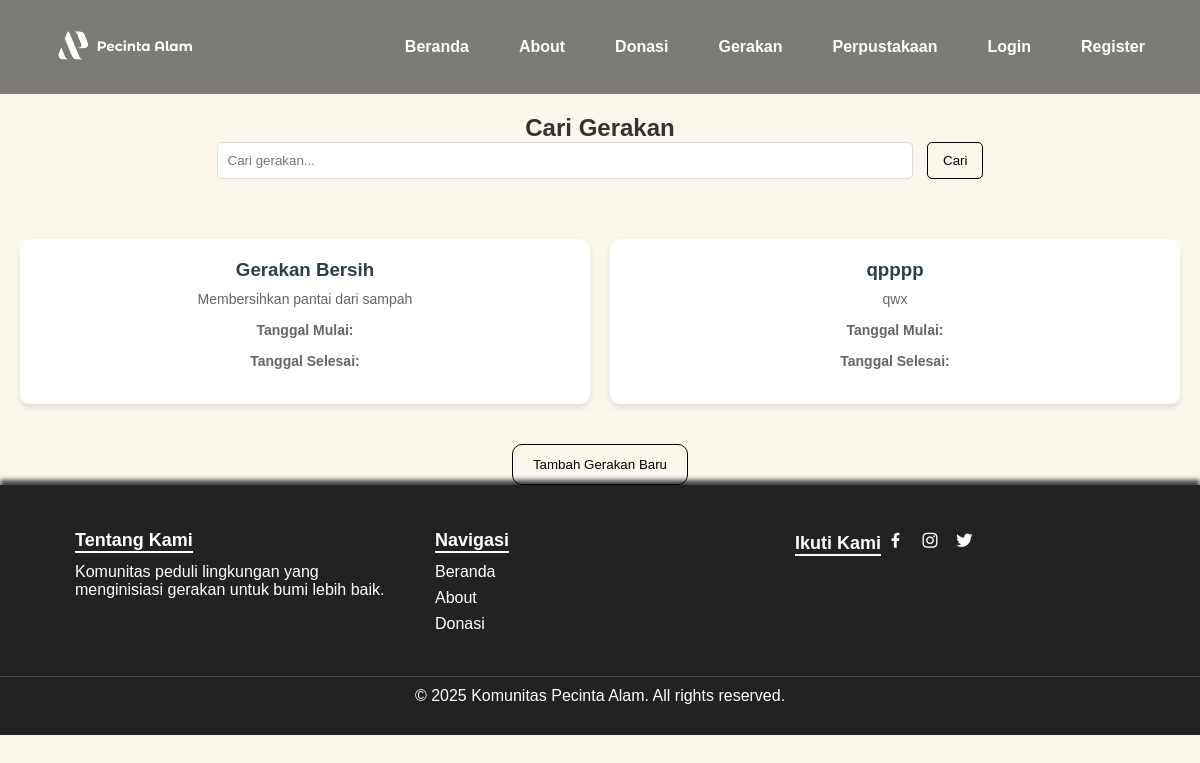
Screenshot of /pages/gerakan.php with the database file from the repository.
### tables this page shows
CREATE TABLE `gerakan` (
  `id_gerakan` int(11) NOT NULL,
  `judul_gerakan` varchar(200) NOT NULL,
  `deskripsi` text DEFAULT NULL,
  `tanggal_mulai` date DEFAULT NULL,
  `tanggal_selesai` date DEFAULT NULL,
  `id_kolaborator` int(11) DEFAULT NULL,
  `lokasi` varchar(100) DEFAULT NULL
);

### pages/gerakan.php (the view, shortened to what this page needs)
<?php
include '../config/db.php';
$search_query = "";
if (isset($_POST['search'])) {
    $search_query = trim($_POST['search']);
    $query = "SELECT id_gerakan, judul_gerakan, deskripsi, tanggal_mulai, tanggal_selesai FROM gerakan
              WHERE (judul_gerakan LIKE ? OR deskripsi LIKE ?)
              AND (tanggal_selesai IS NULL OR tanggal_selesai >= CURDATE())";
    $stmt = $conn->prepare($query);
    $search_term = "%" . $search_query . "%";
    $stmt->bind_param("ss", $search_term, $search_term);
} else {
    $query = "SELECT id_gerakan, judul_gerakan, deskripsi, tanggal_mulai, tanggal_selesai FROM gerakan
              WHERE tanggal_selesai IS NULL OR tanggal_selesai >= CURDATE()";
    $stmt = $conn->prepare($query);
}
$stmt->execute();
$result = $stmt->get_result();
?>
<!DOCTYPE html>
<html lang="id">
<head>
    <link rel="stylesheet" href="../assets/css/gerakan.css">
    <link href='https://unpkg.com/boxicons@2.1.4/css/boxicons.min.css' rel='stylesheet'>
</head>
<body>
    <header>
        <div class="navbar-container">
            <div class="logo">
                <img src="../assets/images/logo1.png" alt="Logo Komunitas Pecinta Alam">
            </div>
            <nav id="nav-menu" role="navigation" aria-label="Main Navigation">
                <ul>
                    <li><a href="../index.php">Beranda</a></li>
                    <li><a href="about.php">About</a></li>
                    <li><a href="donasi.php">Donasi</a></li>
                    <li><a href="gerakan.php">Gerakan</a></li>
                    <li><a href="perpustakaan.php">Perpustakaan</a></li>
                    <?php if (isset($_SESSION['nama'])): ?>
                        <li class="dropdown">
                            <a href="#" class="dropdown-toggle">
                                <?php echo htmlspecialchars($_SESSION['nama']); ?>
                            </a>
                            <ul class="dropdown-menu">
                                <?php if ($_SESSION['peran'] === 'admin' || $_SESSION['peran'] === 'kolaborator'): ?>
                                    <li><a href="../dashboard/admin/dashboard.php">Dashboard</a></li>
                                <?php else: ?>
                                    <li><a href="../dashboard/user/dashboard.php">Dashboard</a></li>
                                <?php endif; ?>
                                <li><a href="../auth/logout.php">Logout</a></li>
                            </ul>
                        </li>
                    <?php else: ?>
                        <li><a href="../auth/login.php">Login</a></li>
                        <li><a href="../auth/register.php">Register</a></li>
                    <?php endif; ?>
                </ul>
            </nav>
        </div>
    </header>
    <section>
    <div class="gerakan-search">
        <h2>Cari Gerakan</h2>
        <form action="gerakan.php" method="POST">
            <input type="text" name="search" placeholder="Cari gerakan..." value="<?php echo htmlspecialchars($search_query); ?>">
            <button type="submit">Cari</button>
        </form>
    </div>
    <div class="gerakan-list">
        <?php
        if ($result->num_rows > 0) {
            while ($row = $result->fetch_assoc()) {
                echo "<div class='gerakan'>";
                echo "<h3>" . htmlspecialchars($row['judul_gerakan']) . "</h3>";
                echo "<p>" . htmlspecialchars($row['deskripsi']) . "</p>";
                echo "<p><strong>Tanggal Mulai:</strong> " . htmlspecialchars($row['tanggal_mulai']) . "</p>";
                echo "<p><strong>Tanggal Selesai:</strong> " . htmlspecialchars($row['tanggal_selesai']) . "</p>";
                echo "</div>";
            }
        } else {
            echo "<p>Tidak ada gerakan yang tersedia.</p>";
        }
        ?>
    </div>
</section>
    <div class="tambah-gerakan">
        <a href="tambah_gerakan.php"><button>Tambah Gerakan Baru</button></a>
    </div>
    <footer>
        <div class="footer-content">
            <div class="footer-section">
                <h2>Tentang Kami</h2>
                <p>Komunitas peduli lingkungan yang menginisiasi gerakan untuk bumi lebih baik.</p>
            </div>
            <div class="footer-section">
                <h2>Navigasi</h2>
                <ul>
                    <li><a href="../index.php">Beranda</a></li>
                    <li><a href="about.php">About</a></li>
                    <li><a href="donasi.php">Donasi</a></li>
                </ul>
            </div>
            <div class="footer-section socials">
                <h2>Ikuti Kami</h2>
                <a href="#"><i class='bx bxl-facebook'></i></a>
                <a href="#"><i class='bx bxl-instagram'></i></a>
                <a href="#"><i class='bx bxl-twitter'></i></a>
            </div>
        </div>
        <div class="footer-bottom">
            &copy; <?= date('Y') ?> Komunitas Pecinta Alam. All rights reserved.
        </div>
    </footer>
</body>
</html>

### assets/css/gerakan.css (style rules this page uses)
* { margin: 0; padding: 0; box-sizing: border-box; }
body { margin: 0; overflow-x: hidden; font-family: 'League Spartan', sans-serif; background-color: #FCF7ED; color: #333; }
header { background-color: rgba(0, 0, 0, 0.5); padding: 15px 40px; position: sticky; top: 0; width: 100%; z-index: 1000; }
.navbar-container { display: flex; align-items: center; justify-content: space-between; }
.logo img { height: 60px; }
nav ul { display: flex; list-style: none; gap: 20px; }
nav ul li a { color: #ffffff; text-decoration: none; font-weight: bold; padding: 10px 15px; transition: 0.3s ease; border-radius: 5px; font-family: 'Fredoka', sans-serif; }
.gerakan-search { text-align: center; margin-bottom: 20px; padding: 20px; }
.gerakan-search input { padding: 10px; width: 60%; border: 1px solid #ddd; border-radius: 5px; margin-right: 10px; }
.gerakan-search button { padding: 10px 15px; border: none; background-color: transparent; color: black; cursor: pointer; border-radius: 5px; border: 1px solid black; transition: 0.3s; }
.gerakan-list { display: flex; flex-wrap: wrap; gap: 20px; justify-content: center; padding: 20px; }
.gerakan { background: white; padding: 20px; border-radius: 10px; flex: 1 1 calc(33.333% - 20px); box-shadow: 0px 4px 6px rgba(0, 0, 0, 0.1); text-align: center; }
.gerakan h3 { margin-bottom: 10px; color: #2c3e50; }
.gerakan p { font-size: 14px; color: #666; margin-bottom: 15px; }
.tambah-gerakan { text-align: center; margin-top: 20px; }
.tambah-gerakan a button { background-color: transparent; color: black; border: 1px solid black; cursor: pointer; border-radius: 10px; padding: 12px 20px; }
footer { background-color: #222; color: white; padding: 30px 0; box-shadow: 0px -5px 5px rgba(0,0,0,0.75); }
.footer-content { display: flex; justify-content: space-between; width: 90%; margin: auto; }
.footer-section { flex: 1; margin: 15px; }
.footer-section h2 { font-size: 18px; margin-bottom: 10px; border-bottom: 2px solid white; display: inline-block; }
.footer-section ul { list-style: none; }
.footer-section ul li { margin-bottom: 8px; }
.footer-section ul li a { color: white; text-decoration: none; transition: 0.3s; }
.socials a { margin-right: 10px; color: white; font-size: 20px; transition: 0.3s; }
.footer-bottom { text-align: center; margin-top: 20px; padding-top: 10px; border-top: 1px solid #444; }

### rows the page displays
gerakan: judul_gerakan "Gerakan Bersih", deskripsi "Membersihkan pantai dari sampah"
gerakan: judul_gerakan "qpppp", deskripsi "qwx"
